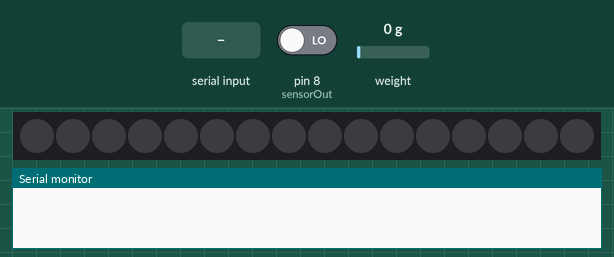
Simulated run of this sketch. Board: Arduino Uno, built with avr-gcc and run on an emulated ATmega328P. Shown: 16 RGB LEDs in strip order, left to right, the last lines printed to the serial monitor. Inputs (shaded band) come from the test bench; at power-on: pin 8 (sensorOut) LOW, weight on the scale 0 g.

Above: at 2.2 s.
2.3 s: "1" received over Serial
At 6.3 s:
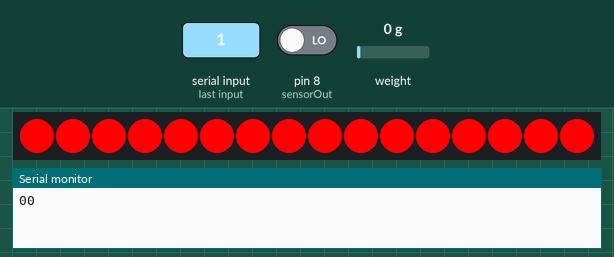
Timing chart, 0 to 7.8 s (numbered marks = the images above; inputs shaded):
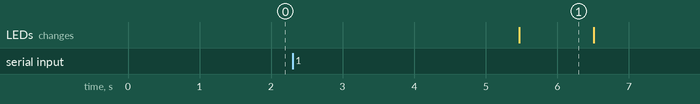

The sketch:

TCS3200-HX711-led_matrix-reset.ino
```cpp
#include "HX711.h"
#include "FastLED.h"

//HX711 parameters
#define calibration_factor -290
#define LOADCELL_DOUT_PIN  3
#define LOADCELL_SCK_PIN  2
HX711 scale;

//LED matrix parameters
#define NUM_LEDS 16
#define DATA_PIN 9
CRGB leds[NUM_LEDS];
int i;

// TCS230 or TCS3200 pins wiring to Arduino
#define S0 4
#define S1 5
#define S2 6
#define S3 7
#define sensorOut 8
int redFrequency = 0;
int greenFrequency = 0;
int blueFrequency = 0;
int redColor = 0;
int greenColor = 0;
int blueColor = 0;


void setup() {

//HX711 initialization
  scale.begin(LOADCELL_DOUT_PIN, LOADCELL_SCK_PIN);
  scale.set_scale(calibration_factor);
  scale.tare();

//LED matrix initialization
  FastLED.addLeds<NEOPIXEL, DATA_PIN>(leds, NUM_LEDS);

//TCS3200 initialization
  pinMode(S0, OUTPUT);
  pinMode(S1, OUTPUT);
  pinMode(S2, OUTPUT);
  pinMode(S3, OUTPUT);
  pinMode(sensorOut, INPUT);
  digitalWrite(S0,HIGH);
  digitalWrite(S1,LOW);

//serial begin
  Serial.begin(9600);
}

void(* resetFunc) (void) = 0;

int detectcolor()
{
  // Setting RED (R) filtered photodiodes to be read
  digitalWrite(S2,LOW);
  digitalWrite(S3,LOW);
  redFrequency = pulseIn(sensorOut, LOW);
  redColor = map(redFrequency, 456, 7567, 255,0);
  delay(10);

  // Setting GREEN (G) filtered photodiodes to be read
  digitalWrite(S2,HIGH);
  digitalWrite(S3,HIGH);
  greenFrequency = pulseIn(sensorOut, LOW);
  greenColor = map(greenFrequency,672, 11189, 255, 0);
  delay(10);

  // Setting BLUE (B) filtered photodiodes to be read
  digitalWrite(S2,LOW);
  digitalWrite(S3,HIGH);
  blueFrequency = pulseIn(sensorOut, LOW);
  blueColor = map(blueFrequency,252, 4385, 255, 0);
  delay(10);

  if(redColor > greenColor && redColor > blueColor){
      return 1;
  }
  else
  {
    return 0;
  }
}

void loop() {
  if (Serial.available() > 0) {

    Serial.print(scale.get_units(),0);
    Serial.print(detectcolor());
    Serial.println();

    char incomingByte = Serial.read();

    if(incomingByte == '1')
    {
      for(i=0;i<NUM_LEDS;i++)
      {
        leds[i] = CRGB::Red;
        FastLED.show();
      }

      delay(1000);

      for(i=0;i<NUM_LEDS;i++)
      {
        leds[i] = CRGB::Black;
        FastLED.show();
      }
      delay(200);

    }

    //call reset
    if(incomingByte == '2')
    {
      resetFunc();
      delay(100);
    }
  }


}
```

Measured:
- after the input at 2.3 s, the LEDs: change after 3.2 s (image 1)
- what the display in image 1 shows lasts 1.0 s, from 5.5 s to 6.5 s
